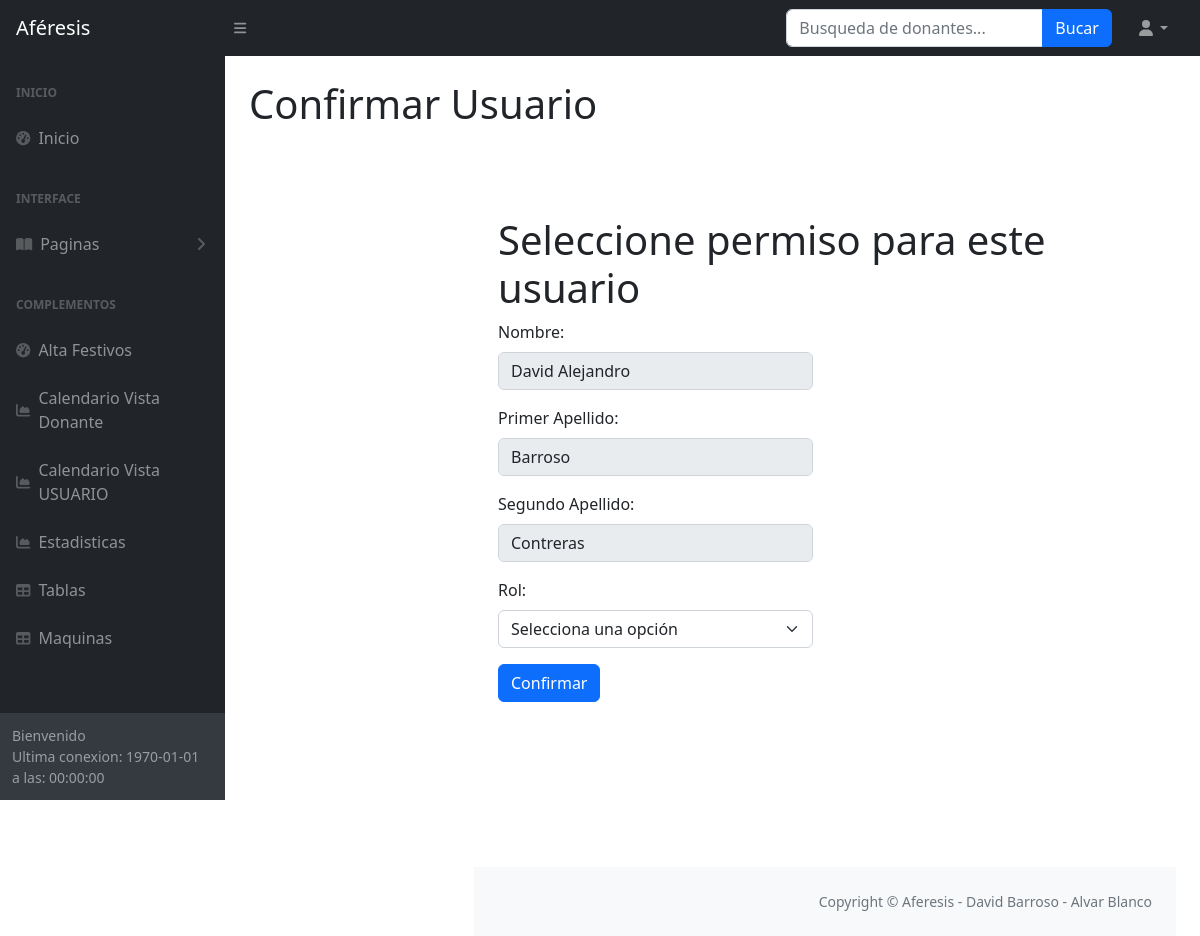
/startbootstrap-sb-admin-gh-pages/modificarDatosUsuarios.php?id=55026262g, run on the app's committed database.
### tables this page shows
CREATE TABLE IF NOT EXISTS `usuario` (
  `id_usuario` varchar(50) NOT NULL,
  `nombre` varchar(50) DEFAULT NULL,
  `apellido1` varchar(50) DEFAULT NULL,
  `apellido2` varchar(50) DEFAULT NULL,
  `id_rol` int(11) DEFAULT NULL,
  `ultima_conexion` datetime DEFAULT NULL,
  PRIMARY KEY (`id_usuario`),
  KEY `id_rol` (`id_rol`),
  CONSTRAINT `usuario_ibfk_1` FOREIGN KEY (`id_rol`) REFERENCES `rol` (`id_rol`)
);

### startbootstrap-sb-admin-gh-pages/Usuarios.php (called while the page is built, shortened)
<?php
class Usuarios
{
    private $pdo;
    public function __construct()
    {
        $host = 'localhost';
        $dbname = 'aferesis';
        $username = 'aferesis';
        $password = '2(IPhOLwUkM1PX[i';
        try {
            $this->pdo = new PDO("mysql:host=$host;dbname=$dbname;charset=utf8", $username, $password);
            $this->pdo->setAttribute(PDO::ATTR_ERRMODE, PDO::ERRMODE_EXCEPTION);
        } catch (PDOException $e) {
            echo "Error: en la conexion a la base de datos " . $e->getMessage();
        }
    }
    public function ObtenerUsuarioPorId($id_usuario)
    {
        try {
            $query = "SELECT * FROM usuario WHERE id_usuario = :id_usuario";
            $statement = $this->pdo->prepare($query);
            $statement->bindParam(':id_usuario', $id_usuario);
            $statement->execute();
            $usuario = $statement->fetch(PDO::FETCH_ASSOC);
            return $usuario;
        } catch (PDOException $e) {
            echo "Error: en la conexión a la base de datos " . $e->getMessage();
            return false;
        }
    }
}

### startbootstrap-sb-admin-gh-pages/modificarDatosUsuarios.php (the view, shortened to what this page needs)
<!DOCTYPE html>
<html lang="en">
<?php
$title = "Confirmar Usuario ";
require_once "./head.php";
require "./Usuarios.php";
?>
<body class="sb-nav-fixed">
    <?php
    require_once "./nav.php";
    require_once "./aside.php";
    ?>
    <div id="layoutSidenav_content">
        <main>
            <div class="container-fluid px-4">
                <h1 class="mt-4">
                    <?= $title ?>
                </h1>
                <?php
                $id_usuario = isset($_GET['id']) ? $_GET['id'] : $_POST['id'];
                $usuario = new Usuarios();
                $datos_usuario = $usuario->ObtenerUsuarioPorId($id_usuario);
                if (isset($datos_usuario) && !empty($datos_usuario)) {
                    $nombre = $datos_usuario['nombre'];
                    $apellido1 = $datos_usuario['apellido1'];
                    $apellido2 = $datos_usuario['apellido2'];
                } else {
                    echo "No se encontraron datos del usuario.";
                }
                ?>
                <div id="layoutSidenav_content">
                    <main>
                        <div class="container-fluid px-4">
                            <h1 class="mt-4">
                                Seleccione permiso para este usuario
                            </h1>
                            <div class="row">
                                <div class="col-md-6">
                                    <form action="<?php echo $_SERVER['PHP_SELF']; ?>" method="post">
                                        <div class="mb-3">
                                            <label for="nombre" class="form-label">Nombre:</label>
                                            <input type="text" class="form-control" id="nombre" disabled name="nombre"
                                                value="<?php echo $nombre; ?>">
                                        </div>
                                        <div class="mb-3">
                                            <label for="apellido1" class="form-label">Primer Apellido:</label>
                                            <input type="text" class="form-control" id="apellido1" disabled
                                                name="apellido1" value="<?php echo $apellido1; ?>">
                                        </div>
                                        <div class="mb-3">
                                            <label for="apellido2" class="form-label">Segundo Apellido:</label>
                                            <input type="text" class="form-control" id="apellido2" disabled
                                                name="apellido2" value="<?php echo $apellido2; ?>">
                                        </div>
                                        <div class="mb-3">
                                            <label for="rol" class="form-label">Rol:</label>
                                            <select class="form-select" id="rol" name="rol">
                                                <option disabled selected value="">Selecciona una opción</option>
                                            </select>
                                        </div>
                                        <button type="submit" name="confirmar"
                                            class="btn btn-primary">Confirmar</button>
                                    </form>
                                </div>
                            </div>
                        </div>
                    </main>
                    <?php
                    require_once "./footer.php";
                    ?>
                </div>
            </div>
        </main>
        <?php
        require_once "./footer.php";
        ?>
    </div>
</body>
</html>

### data on the page
usuario: nombre "David Alejandro", apellido1 "Barroso", apellido2 "Contreras"

### other printed values
$fechaFormateada "1970-01-01"
$horaFormateada "00:00:00"
$title "Confirmar Usuario"
